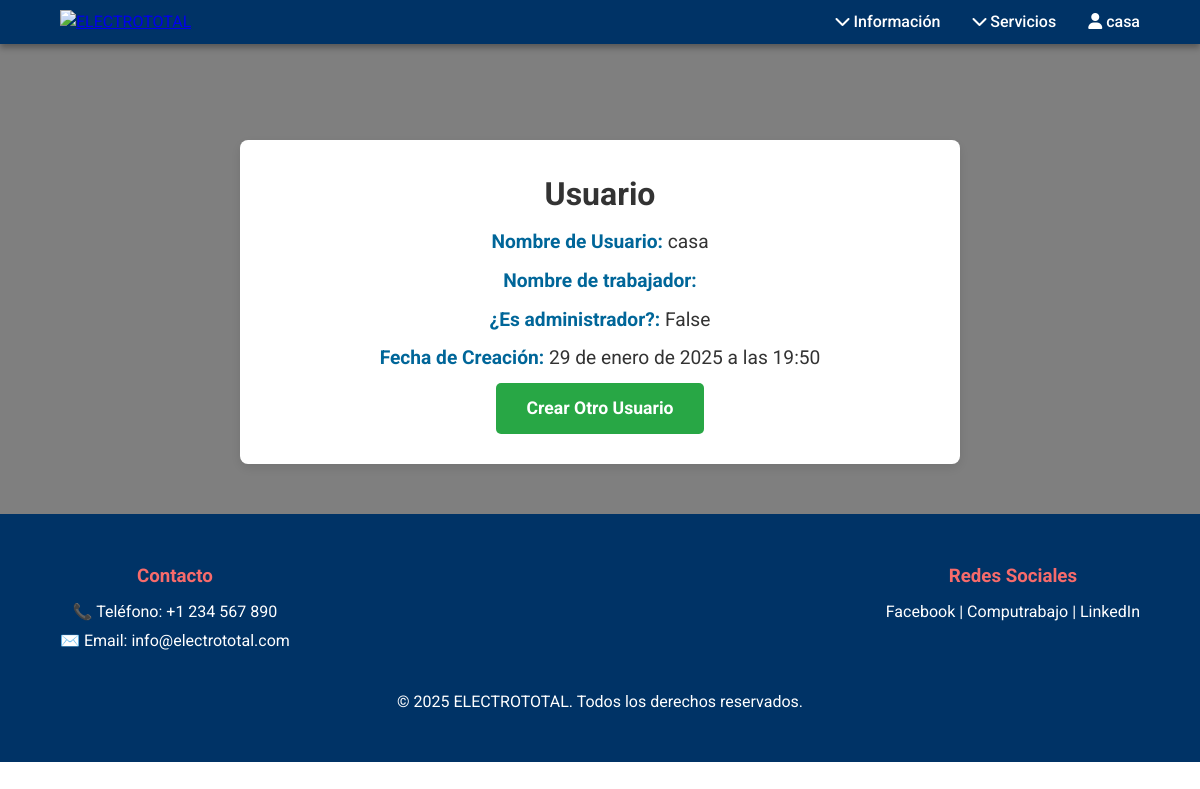
/personal/user/1/ (signed in), run on the app's committed database.
### personal/models.py (models this page shows)
class CustomUser(AbstractUser):
    isDelete= models.BooleanField(default=False)
    isAdmin = models.BooleanField(default=False)

### personal/views.py (the view)
# urls.py: path('user/<int:user_id>/', views.userDetailView, name='user'), #admin OK
@user_passes_test(lambda u: u.is_superuser)
def userDetailView(request, user_id):
    user = CustomUser.objects.only('username', 'first_name', 'isAdmin', 'date_joined').get(id=user_id)
    return render(request, 'user.html', {'user': user})

### personal/templates/user.html (shortened to what this page needs)
{% extends 'base.html' %}
{% block content %}
    <div class="user-details">
        <h1>Usuario</h1>
        <p><strong>Nombre de Usuario:</strong> {{ user.username }}</p>
        <p><strong>Nombre de trabajador:</strong> {{ user.first_name }}</p>
        <p><strong>¿Es administrador?:</strong> {{ user.isAdmin }}</p>
        <p><strong>Fecha de Creación:</strong> {{ user.date_joined }}</p>
        <a href="{% url 'createUser' %}" class="btn-submit">
            Crear Otro Usuario
        </a>
    </div>
{% endblock %}

### personal/templates/base.html (shortened to what this page needs)
<!DOCTYPE html>
<html lang="es">
<head>
    {% load static %}
    <link rel="stylesheet" href="{% static 'css/base.css' %}">
    <link rel="stylesheet" href="https://cdnjs.cloudflare.com/ajax/libs/font-awesome/6.0.0-beta3/css/all.min.css">
</head>
<body>
    <header class="header">
        <div class="logo">
            <a href="{% url 'home' %}">
                <img src="https://i.ibb.co/D91DT3B/logo-removebg-preview-1.png" alt="ELECTROTOTAL">
            </a>
        </div>
        <nav class="navbar">
            <ul class="navbar-links">
                <li class="dropdown">
                    <a href="#"><i class="fa fa-chevron-down"></i>  Información</a>
                </li>
                <li class="dropdown">
                    <a href="#"><i class="fa fa-chevron-down"></i>  Servicios</a>
                </li>
            </ul>
            <ul class="navbar-links user-links">
                {% if user.is_authenticated %}
                    <li class="dropdown">
                        <a href="#"><i class="fa fa-user"></i> {{ user.username }}</a>
                    </li>
                {% else %}
                    <li><a href="#"><i class="fa fa-user-circle"></i>  Registrarse</a></li>
                    <li><a href="{% url 'login' %}"><i class="fa fa-user"></i>  Iniciar sesión</a></li>
                {% endif %}
            </ul>
        </nav>
    </header>
    <main>
        {% block content %}
        {% endblock %}
    </main>
    <footer>
        <div class="footer-content">
            <div class="footer-contact">
                <h3>Contacto</h3>
                <p>📞 Teléfono: +1 234 567 890</p>
                <p>✉️ Email: info@electrototal.com</p>
            </div>
            <div class="footer-socials">
                <h3>Redes Sociales</h3>
                <a href="#">Facebook |</a>
                <a href="#">Computrabajo |</a>
                <a href="#">LinkedIn</a>
            </div>
        </div>
        <div class="footer-bottom">
            <p>&copy; 2025 ELECTROTOTAL. Todos los derechos reservados.</p>
        </div>
    </footer>
</body>
</html>

### personal/static/css/base.css (style rules this page uses)
* { margin: 0; padding: 0; box-sizing: border-box; font-family: 'Roboto', sans-serif; }
body { background: url('https://twind.io/cl/wp-content/uploads/2023/06/seguridad-y-salud-de-los-trabajadores.webp') no-repeat center center fixed; background-size: cover; position: relative; color: #333; font-size: 16px; line-height: 1.5; overflow-x: hidden; }
body::after { content: ""; position: absolute; top: 0; left: 0; right: 0; bottom: 0; background-color: rgba(0, 0, 0, 0.5); z-index: -1; }
.header { position: fixed; top: 0; left: 0; right: 0; background-color: rgba(0, 51, 102); color: white; padding: 10px 5%; display: flex; justify-content: space-between; align-items: center; z-index: 100; box-shadow: 0 4px 6px rgba(0, 0, 0, 0.3); }
.logo img { width: 180px; height: auto; }
.navbar { display: flex; justify-content: space-between; align-items: center; gap: 2rem; }
.navbar-links, .user-links { list-style: none; display: flex; gap: 2rem; }
.navbar-links li a, .user-links li a { color: white; text-decoration: none; font-weight: 500; transition: color 0.3s; }
.dropdown { position: relative; }
footer { background-color: #003366; color: white; padding: 3rem 5%; text-align: center; }
.footer-content { display: flex; justify-content: space-between; margin-bottom: 2rem; }
.footer-contact h3, .footer-socials h3 { color: #f76b6b; margin-bottom: 10px; }
.footer-contact p, .footer-socials a { color: white; font-size: 1rem; margin-bottom: 5px; text-decoration: none; }
.footer-bottom p { font-size: 1rem; margin-top: 10px; }
main { padding-top: 90px; }

### personal/templates/user.html (style rules this page uses)
.user-details { background-color: #fff; padding: 30px; border-radius: 8px; box-shadow: 0 4px 12px rgba(0, 0, 0, 0.1); text-align: center; width: 60%; margin: 50px auto; }
.user-details p { font-size: 1.2rem; margin: 10px 0; color: #333; }
.user-details strong { color: #006699; }
.btn-submit { display: inline-block; padding: 12px 30px; font-size: 1.1rem; font-weight: bold; color: white; background-color: #28a745; border: none; border-radius: 5px; text-decoration: none; transition: background-color 0.3s ease; }

### data on the page
CustomUser: username "casa", isAdmin "False", date_joined "29 de enero de 2025 a las 19:50"
